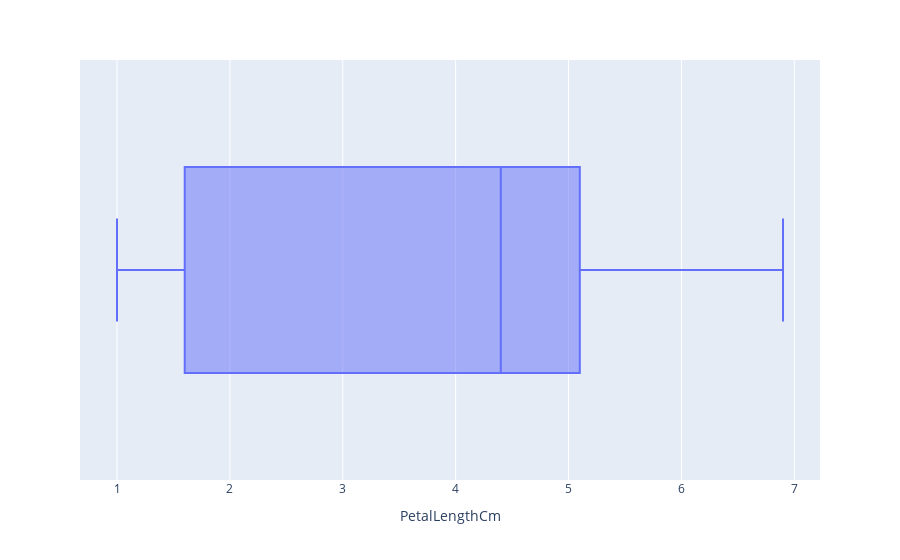

Notebook code cell kept with this figure:
### Markdown cell above
Thier are 4 outlier in SepalWidthCm

### Code cell
px.box(data_frame=df, x='PetalLengthCm')

### Figure 1 — Plotly figure (JSON) as saved in the notebook; plotly's stock layout.template omitted (floating-point values rounded to 4 significant figures; data arrays with more than 128 entries replaced by an {"elided": "..."} marker saying what was removed)
{"data": [{"alignmentgroup": "True", "hovertemplate": "PetalLengthCm=%{x}<extra></extra>", "legendgroup": "", "marker": {"color": "#636efa"}, "name": "", "notched": false, "offsetgroup": "", "orientation": "h", "showlegend": false, "type": "box", "x": {"elided": "147 float values"}, "x0": " ", "xaxis": "x", "y0": " ", "yaxis": "y"}], "layout": {"boxmode": "group", "legend": {"tracegroupgap": 0}, "margin": {"t": 60}, "xaxis": {"anchor": "y", "domain": [0, 1], "title": {"text": "PetalLengthCm"}}, "yaxis": {"anchor": "x", "domain": [0, 1]}}}
